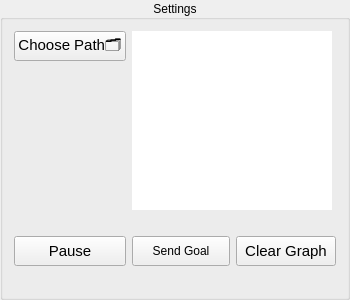
     <widget class="QGroupBox" name="groupBox">
      <property name="sizePolicy">
       <sizepolicy hsizetype="Fixed" vsizetype="Fixed">
        <horstretch>0</horstretch>
        <verstretch>0</verstretch>
       </sizepolicy>
      </property>
      <property name="minimumSize">
       <size>
        <width>350</width>
        <height>300</height>
       </size>
      </property>
      <property name="maximumSize">
       <size>
        <width>350</width>
        <height>300</height>
       </size>
      </property>
      <property name="title">
       <string>Settings</string>
      </property>
      <property name="alignment">
       <set>Qt::AlignCenter</set>
      </property>
      <layout class="QGridLayout" name="gridLayout_2">
       <item row="0" column="1" rowspan="3" colspan="2">
        <widget class="QTextBrowser" name="pathLabel">
         <property name="sizePolicy">
          <sizepolicy hsizetype="Fixed" vsizetype="Fixed">
           <horstretch>0</horstretch>
           <verstretch>0</verstretch>
          </sizepolicy>
         </property>
         <property name="maximumSize">
          <size>
           <width>200</width>
           <height>180</height>
          </size>
         </property>
         <property name="frameShape">
          <enum>QFrame::NoFrame</enum>
         </property>
         <property name="frameShadow">
          <enum>QFrame::Plain</enum>
         </property>
         <property name="lineWrapMode">
          <enum>QTextEdit::WidgetWidth</enum>
         </property>
         <property name="readOnly">
          <bool>false</bool>
         </property>
        </widget>
       </item>
       <item row="3" column="0">
        <spacer name="horizontalSpacer_3">
         <property name="orientation">
          <enum>Qt::Horizontal</enum>
         </property>
         <property name="sizeHint" stdset="0">
          <size>
           <width>106</width>
           <height>20</height>
          </size>
         </property>
        </spacer>
       </item>
       <item row="4" column="1">
        <widget class="QPushButton" name="sendGoalButton">
         <property name="minimumSize">
          <size>
           <width>0</width>
           <height>30</height>
          </size>
         </property>
         <property name="maximumSize">
          <size>
           <width>16777215</width>
           <height>30</height>
          </size>
         </property>
         <property name="text">
          <string>Send Goal</string>
         </property>
        </widget>
       </item>
       <item row="1" column="0">
        <spacer name="horizontalSpacer_2">
         <property name="orientation">
          <enum>Qt::Horizontal</enum>
         </property>
         <property name="sizeHint" stdset="0">
          <size>
           <width>106</width>
           <height>20</height>
          </size>
         </property>
        </spacer>
       </item>
       <item row="2" column="0">
        <spacer name="horizontalSpacer">
         <property name="orientation">
          <enum>Qt::Horizontal</enum>
         </property>
         <property name="sizeHint" stdset="0">
          <size>
           <width>106</width>
           <height>20</height>
          </size>
         </property>
        </spacer>
       </item>
       <item row="0" column="0">
        <widget class="QPushButton" name="loadCSVButton">
         <property name="sizePolicy">
          <sizepolicy hsizetype="Minimum" vsizetype="Fixed">
           <horstretch>0</horstretch>
           <verstretch>0</verstretch>
          </sizepolicy>
         </property>
         <property name="minimumSize">
          <size>
           <width>0</width>
           <height>30</height>
          </size>
         </property>
         <property name="maximumSize">
          <size>
           <width>16777215</width>
           <height>30</height>
          </size>
         </property>
         <property name="font">
          <font>
           <pointsize>11</pointsize>
          </font>
         </property>
         <property name="text">
          <string>Choose Path🗂️</string>
         </property>
        </widget>
       </item>
       <item row="4" column="0">
        <widget class="QPushButton" name="pauseButton">
         <property name="sizePolicy">
          <sizepolicy hsizetype="Minimum" vsizetype="Fixed">
           <horstretch>0</horstretch>
           <verstretch>0</verstretch>
          </sizepolicy>
         </property>
         <property name="minimumSize">
          <size>
           <width>0</width>
           <height>30</height>
          </size>
         </property>
         <property name="maximumSize">
          <size>
           <width>16777215</width>
           <height>30</height>
          </size>
         </property>
         <property name="font">
          <font>
           <pointsize>11</pointsize>
          </font>
         </property>
         <property name="text">
          <string>Pause</string>
         </property>
        </widget>
       </item>
       <item row="4" column="2">
        <widget class="QPushButton" name="clearGraphButton">
         <property name="sizePolicy">
          <sizepolicy hsizetype="Minimum" vsizetype="Fixed">
           <horstretch>0</horstretch>
           <verstretch>0</verstretch>
          </sizepolicy>
         </property>
         <property name="minimumSize">
          <size>
           <width>0</width>
           <height>30</height>
          </size>
         </property>
         <property name="maximumSize">
          <size>
           <width>16777215</width>
           <height>30</height>
          </size>
         </property>
         <property name="font">
          <font>
           <pointsize>11</pointsize>
          </font>
         </property>
         <property name="text">
          <string>Clear Graph</string>
         </property>
        </widget>
       </item>
       <item row="3" column="2">
        <spacer name="horizontalSpacer_5">
         <property name="orientation">
          <enum>Qt::Horizontal</enum>
         </property>
         <property name="sizeHint" stdset="0">
          <size>
           <width>100</width>
           <height>20</height>
          </size>
         </property>
        </spacer>
       </item>
       <item row="3" column="1">
        <spacer name="horizontalSpacer_4">
         <property name="orientation">
          <enum>Qt::Horizontal</enum>
         </property>
         <property name="sizeHint" stdset="0">
          <size>
           <width>99</width>
           <height>20</height>
          </size>
         </property>
        </spacer>
       </item>
       <item row="5" column="0">
        <spacer name="horizontalSpacer_8">
         <property name="orientation">
          <enum>Qt::Horizontal</enum>
         </property>
         <property name="sizeHint" stdset="0">
          <size>
           <width>106</width>
           <height>20</height>
          </size>
         </property>
        </spacer>
       </item>
       <item row="5" column="2">
        <spacer name="horizontalSpacer_6">
         <property name="orientation">
          <enum>Qt::Horizontal</enum>
         </property>
         <property name="sizeHint" stdset="0">
          <size>
           <width>100</width>
           <height>20</height>
          </size>
         </property>
        </spacer>
       </item>
       <item row="5" column="1">
        <spacer name="horizontalSpacer_7">
         <property name="orientation">
          <enum>Qt::Horizontal</enum>
         </property>
         <property name="sizeHint" stdset="0">
          <size>
           <width>99</width>
           <height>20</height>
          </size>
         </property>
        </spacer>
       </item>
      </layout>
     </widget>
